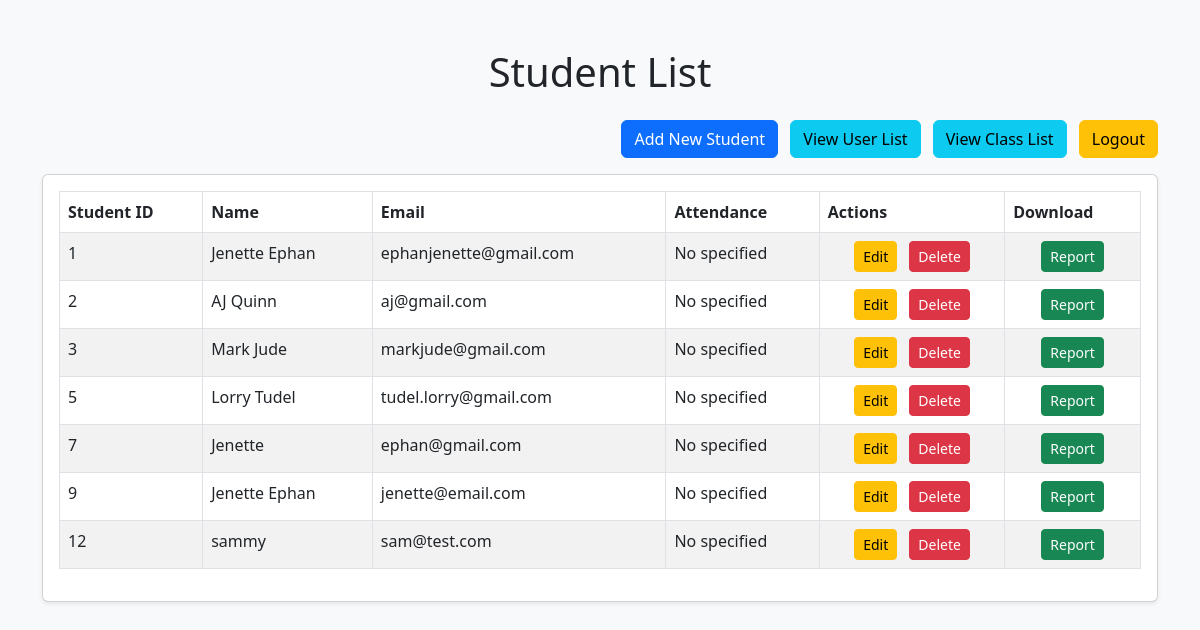
Page /students/ (signed in) on the earlier database version.
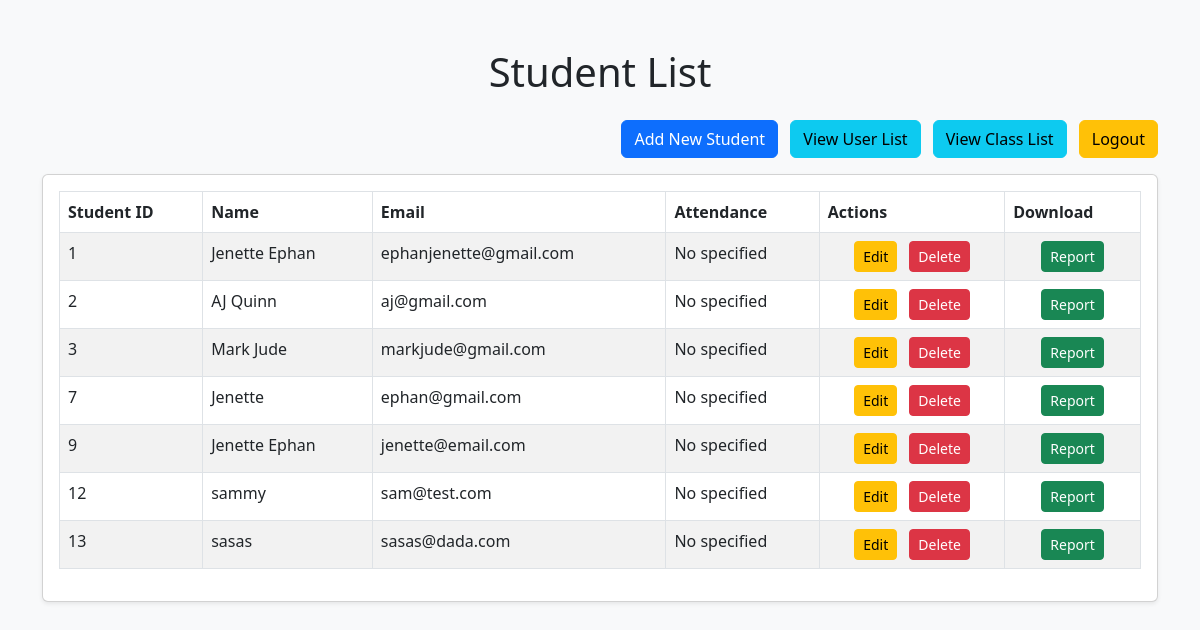
Same page on the later database version.
### samsapp/models.py (models this page shows, shortened)
class Student(models.Model):
    student_id = models.AutoField(primary_key=True)  # Automatically increments
    student_fullname = models.CharField(max_length=50)
    student_email = models.EmailField(max_length=50)
    birth_date = models.DateField()
    enrollment_date = models.DateField()

### samsapp/views.py (the view)
# urls.py: path('students/', views.student_list, name='student_list'),
@login_required(login_url='login')
def student_list(request):
    students = Student.objects.all()
    return render(request, 'samsapp/student_list.html', {'students': students})

### samsapp/templates/samsapp/student_list.html (shortened to what this page needs)
<!DOCTYPE html>
<html lang="en">
<head>
    <link href="https://cdn.jsdelivr.net/npm/bootstrap@5.3.0-alpha1/dist/css/bootstrap.min.css" rel="stylesheet">
</head>
<body class="bg-light">
<div class="container mt-5">
    <h1 class="text-center mb-4">Student List</h1>
    <div class="text-end mb-3">
        <a href="{% url 'student_create' %}" class="btn btn-primary">Add New Student</a>
        <a href="{% url 'user_list' %}" class="btn btn-info ms-2">View User List</a>
        <a href="{% url 'class_list' %}" class="btn btn-info ms-2">View Class List</a>
        <a href="{% url 'logout' %}" class="btn btn-warning ms-2">Logout</a>
    </div>
    <div class="card shadow-sm">
        <div class="card-body">
            <table class="table table-bordered table-striped">
                <thead>
                    <tr class="bg-primary text-white">
                        <th>Student ID</th>
                        <th>Name</th>
                        <th>Email</th>
                        <th>Attendance</th>
                        <th>Actions</th>
                        <th>Download</th>
                    </tr>
                </thead>
                <tbody>
                    {% for student in students %}
                        <tr>
                            <td>{{ student.student_id }}</td>
                            <td>{{ student.student_fullname }}</td>
                            <td>{{ student.student_email }}</td>
                            <td>No specified</td>
                            <td class="text-center">
                                <a href="{% url 'student_update' student.pk %}" class="btn btn-warning btn-sm me-2" onclick="return confirm('Do you want to edit this student?');">Edit</a>
                                <form action="{% url 'student_delete' student.pk %}" method="post" style="display: inline;">
                                    <button type="submit" class="btn btn-danger btn-sm" onclick="return confirm('Are you sure you want to delete this student?');">Delete</button>
                                </form>
                            </td>
                            <td class="text-center">
                                <a href="{% url 'student_report' student.pk %}" class="btn btn-success btn-sm">Report</a>
                            </td>
                        </tr>
                    {% empty %}
                        <tr>
                            <td colspan="6" class="text-center">No students found.</td>
                        </tr>
                    {% endfor %}
                </tbody>
            </table>
        </div>
    </div>
</div>
</body>
</html>

Differences in the rows shown:
removed Student: student_id "5", student_fullname "Lorry Tudel", student_email "tudel.lorry@gmail.com"
added Student: student_id "13", student_fullname "sasas", student_email "sasas@dada.com"
